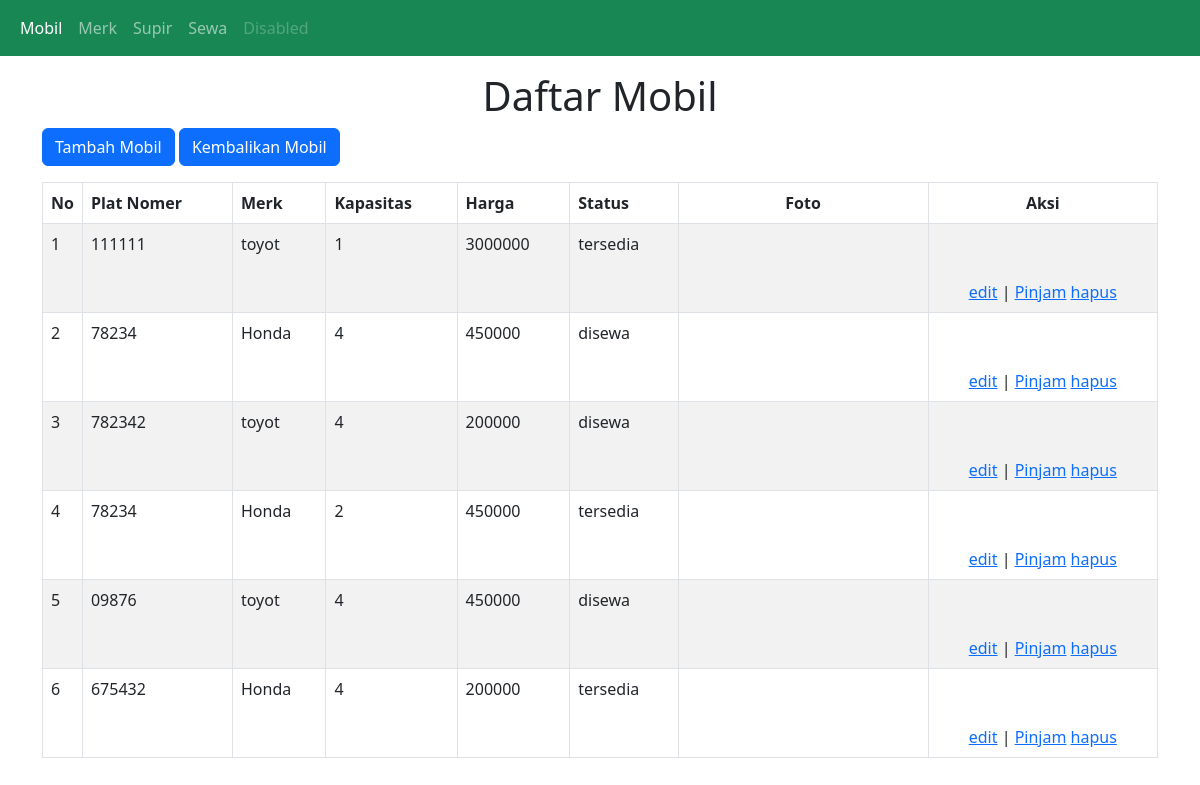
Screenshot of /mobil.php with the database file from the repository.
### tables this page shows
CREATE TABLE `mobil` (
  `id_mobil` int(11) NOT NULL,
  `id_merk` int(11) NOT NULL,
  `nopol` varchar(10) NOT NULL,
  `kapasitas` int(11) NOT NULL,
  `harga_sewa` decimal(20,0) NOT NULL,
  `foto` varchar(255) NOT NULL,
  `status` enum('tersedia','disewa') NOT NULL DEFAULT 'tersedia'
);

CREATE TABLE `merk` (
  `id_merk` int(11) NOT NULL,
  `merk` varchar(20) NOT NULL
);

### mobil.php (the view, shortened to what this page needs)
<?php
include "index.php";
?>
<div class="container mt-3">
<h1 class="text-center">Daftar Mobil</h1>
  <a href="tambah_mobil.php" class="btn btn-primary mb-3">Tambah Mobil</a>
  <a href="kembalikan.php" class="btn btn-primary mb-3">Kembalikan Mobil</a>
  <table class="table table-striped table-bordered">
    <thead>
      <tr>
        <th class="text-center" width="30">No</th>
        <th>Plat Nomer</th>
        <th>Merk</th>
        <th>Kapasitas</th>
        <th>Harga</th>
        <th>Status</th>
        <th class="text-center" width="250">Foto</th>
        <th class="text-center">Aksi</th>
      </tr>
    </thead>
    <tbody>
      <?php
      $sql = "SELECT id_mobil, merk, nopol, kapasitas, harga_sewa, foto, status FROM mobil
      left join merk on merk.id_merk=mobil.id_merk";
      $result = $conn->query($sql);
      if ($result->num_rows > 0) {
        $no=1;
        while($row = $result->fetch_assoc()) {
          echo "<tr>
          <td>".$no."</td>
          <td>".$row["nopol"]."</td>
          <td>".$row["merk"]."</td>
          <td>".$row["kapasitas"]."</td>
          <td>".$row["harga_sewa"]."</td>
          <td>".$row["status"]."</td>
          <td align='center'><img src='file/".$row['foto']."' class='rounded' alt width='200'></td>
          <td><div class='mt-5 text-center'>
          <a href='edit_mobil.php?id_mobil=".$row["id_mobil"]."'>edit</a>   |
           <a href='pinjam.php?id_mobil=".$row["id_mobil"]."'></i>Pinjam</a>
          <a href='hapus_mobil.php?id_mobil=".$row["id_mobil"]."'>hapus</a></div></td>
        </tr>";
        $no++;
        }
      } else {
        echo "0 results";
      }
      ?>
    </tbody>
  </table>
</div>

### index.php (shortened to what this page needs)
<!DOCTYPE html>
<html lang="en">
<head>
  <link href="https://cdn.jsdelivr.net/npm/bootstrap@5.2.3/dist/css/bootstrap.min.css" rel="stylesheet">
</head>
<body>
  <nav class="navbar navbar-expand-sm bg-success navbar-dark">
    <div class="container-fluid">
      <ul class="navbar-nav">
        <li class="nav-item">
          <a class="nav-link active" href="mobil.php">Mobil</a>
        </li>
        <li class="nav-item">
          <a class="nav-link" href="merk.php">Merk</a>
        </li>
        <li class="nav-item">
          <a class="nav-link" href="supir.php">Supir</a>
          <li class="nav-item">
            <a class="nav-link" href="sewa.php">Sewa</a>
          </li>
        </li>
        <li class="nav-item">
          <a class="nav-link disabled" href="#">Disabled</a>
        </li>
      </ul>
    </div>
  </nav>
</body>
</html>

### rows the page displays
mobil: nopol "111111", id_merk.merk "toyot", kapasitas "1", harga_sewa "3000000", status "tersedia"
mobil: nopol "78234", id_merk.merk "Honda", kapasitas "4", harga_sewa "450000", status "disewa"
mobil: nopol "782342", id_merk.merk "toyot", kapasitas "4", harga_sewa "200000", status "disewa"
mobil: nopol "78234", id_merk.merk "Honda", kapasitas "2", harga_sewa "450000", status "tersedia"
mobil: nopol "09876", id_merk.merk "toyot", kapasitas "4", harga_sewa "450000", status "disewa"
mobil: nopol "675432", id_merk.merk "Honda", kapasitas "4", harga_sewa "200000", status "tersedia"
